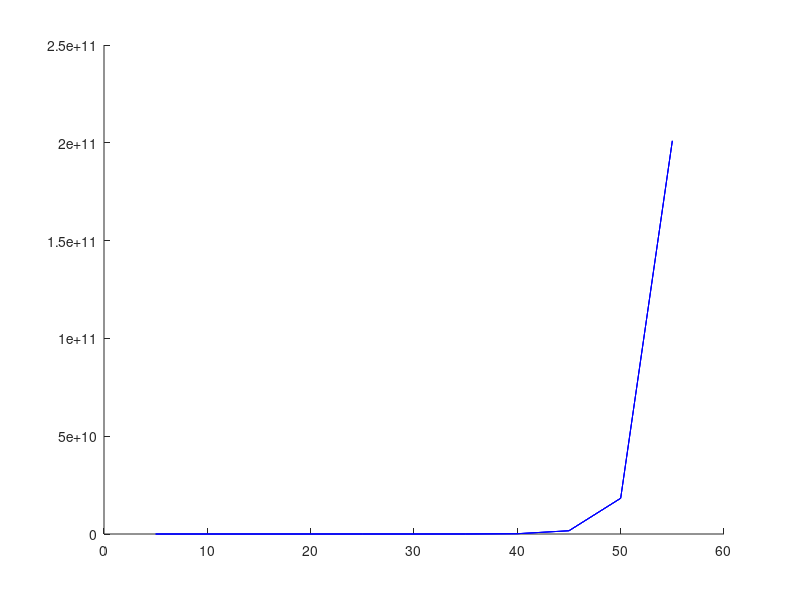

MATLAB code to generate this figure:
x(1) = input('Enter the value of x(0) : ');
y(1) = input('Enter the value of y(0) : ');
for i = 1:3
    h(i) = input('Enter three values of deviation : ');
end
for i = 1:3
for n = 1:10
    x(n+1) = x(n)+h(i);
    f = x(n)+2*y(n);
    y(n+1) = y(n)+h(i)*f;
end
hold on
plot(x,y,'b-');
end



